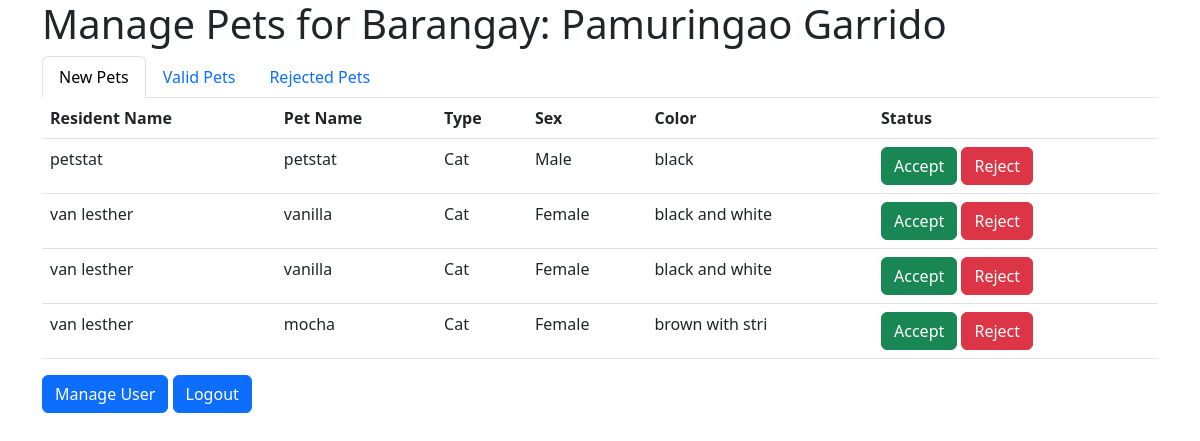
The app's page /dashboard1pet.php (signed in), older data.
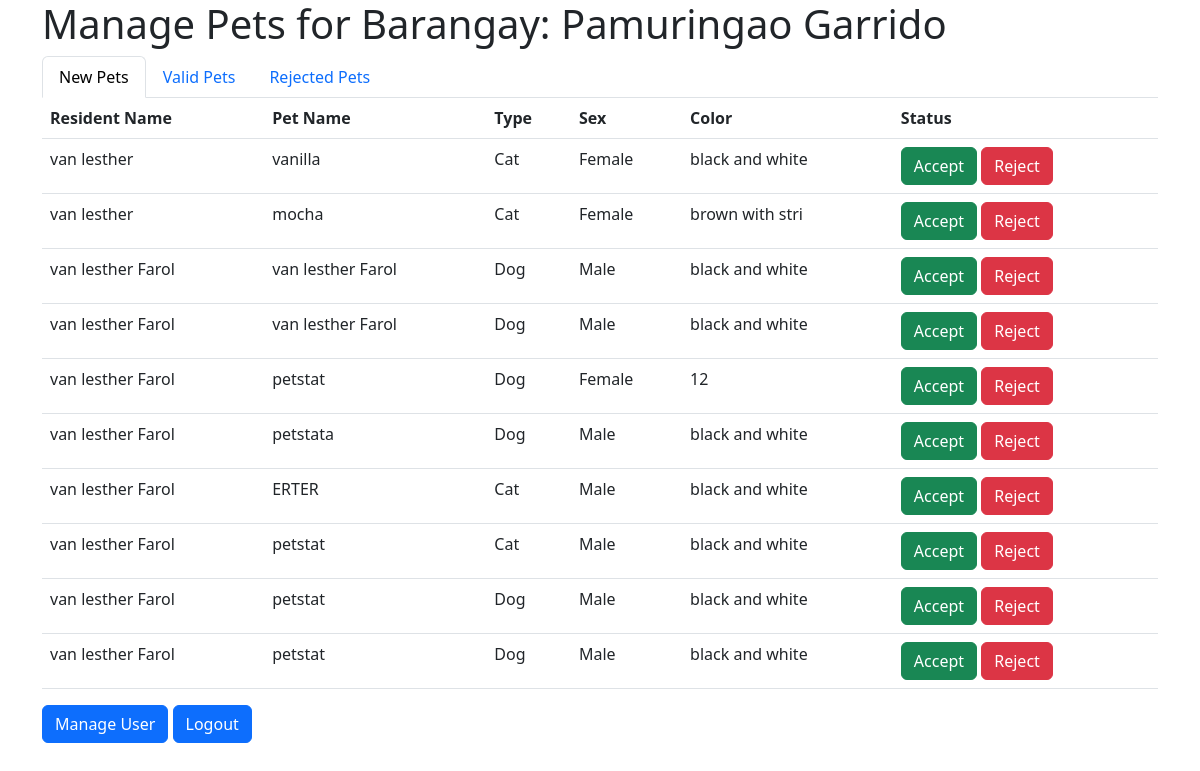
The same page, newer data.
### tables this page shows
CREATE TABLE `pet` (
  `petID` int(11) NOT NULL,
  `residentID` int(11) NOT NULL,
  `petType` tinyint(1) NOT NULL,
  `pname` varchar(50) NOT NULL,
  `sex` tinyint(1) NOT NULL,
  `color` varchar(50) NOT NULL,
  `vacID` int(11) NOT NULL,
  `status` tinyint(1) NOT NULL
);

CREATE TABLE `resident` (
  `residentID` int(11) NOT NULL,
  `geoID` int(11) NOT NULL,
  `brgyID` int(11) NOT NULL,
  `name` varchar(50) NOT NULL,
  `contactNo` varchar(15) NOT NULL,
  `email` varchar(50) NOT NULL,
  `password` varchar(30) NOT NULL,
  `userType` tinyint(1) NOT NULL DEFAULT 0,
  `userStatus` tinyint(1) NOT NULL DEFAULT 0
);

### class/pet.php (called while the page is built, shortened)
<?php
require_once "db_connect.php";
class Pet {
    public function getAllNewPets(){
        global $conn;
        $query = "SELECT * FROM resident NATURAL JOIN pet WHERE status = 0";
        $result = $conn->query($query);
        return $result;
    }
}
?>

### dashboard1pet.php (the view, shortened to what this page needs)
<?php
require_once("class/pet.php");
?>
<!DOCTYPE html>
<html>
<head>
    <link rel="stylesheet" href="https://cdnjs.cloudflare.com/ajax/libs/bootstrap/5.3.0/css/bootstrap.min.css">
</head>
<body>
    <div class="container">
        <h1>Manage Pets for Barangay: <?php echo isset($_SESSION['user']['barangay']) ? $_SESSION['user']['barangay'] : ''; ?></h1>
        <ul class="nav nav-tabs">
            <li class="nav-item">
                <a class="nav-link active" href="#newPets" data-bs-toggle="tab">New Pets</a>
            </li>
            <li class="nav-item">
                <a class="nav-link" href="#validPets" data-bs-toggle="tab">Valid Pets</a>
            </li>
            <li class="nav-item">
                <a class="nav-link" href="#rejectedPets" data-bs-toggle="tab">Rejected Pets</a>
            </li>
        </ul>
        <div class="tab-content">
        <div class="tab-pane fade show active" id="newPets">
            <table class="table">
                <thead>
                    <tr>
                        <th>Resident Name</th>
                        <th>Pet Name</th>
                        <th>Type</th>
                        <th>Sex</th>
                        <th>Color</th>
                        <th>Status</th>
                    </tr>
                </thead>
                <tbody>
                    <?php
                    $pet = new Pet();
                    $pets = $pet->getAllNewPets();
                    while ($row = $pets->fetch_assoc()) {
                        echo '<tr>';
                        echo '<td>' . $row['name'] . '</td>';
                        echo '<td>' . $row['pname'] . '</td>';
                        echo '<td>' . ($row['petType'] == 0 ? 'Dog' : 'Cat') . '</td>';
                        echo '<td>' . ($row['sex'] == 0 ? 'Male' : 'Female') . '</td>';
                        echo '<td>' . $row['color'] . '</td>';
                        echo '<td>
                                <form method="post" action="dashboard1pet.php">
                                    <input type="hidden" name="petID" value="' . $row['petID'] . '">
                                    <button type="submit" name="verify" class="btn btn-success">Accept</button>
                                    <button type="submit" name="reject" class="btn btn-danger">Reject</button>
                                </form>
                            </td>';
                        echo '</tr>';
                    }
                    ?>
                </tbody>
            </table>
        </div>
        <a href="dashboard1.php" class="btn btn-primary">Manage User</a>
        <a href="logout.php" class="btn btn-primary">Logout</a>
        </div>
    </div>
</body>
</html>

Row changes from the older to the newer data that the page shows:
no longer on this page (row edited): pet: residentID.name "petstat", pname "petstat", petType "Cat", sex "Male", color "black"
no longer on this page (row edited): pet: residentID.name "van lesther", pname "vanilla", petType "Cat", sex "Female", color "black and white"
added pet: residentID.name "van lesther Farol", pname "van lesther Farol", petType "Dog", sex "Male", color "black and white"
added pet: residentID.name "van lesther Farol", pname "van lesther Farol", petType "Dog", sex "Male", color "black and white"
added pet: residentID.name "van lesther Farol", pname "petstat", petType "Dog", sex "Female", color "12"
added pet: residentID.name "van lesther Farol", pname "petstata", petType "Dog", sex "Male", color "black and white"
added pet: residentID.name "van lesther Farol", pname "ERTER", petType "Cat", sex "Male", color "black and white"
added pet: residentID.name "van lesther Farol", pname "petstat", petType "Cat", sex "Male", color "black and white"
added pet: residentID.name "van lesther Farol", pname "petstat", petType "Dog", sex "Male", color "black and white"
added pet: residentID.name "van lesther Farol", pname "petstat", petType "Dog", sex "Male", color "black and white"
